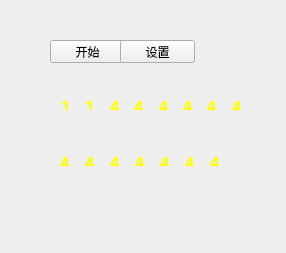
<?xml version="1.0" encoding="UTF-8"?>
<ui version="4.0">
 <class>CardCountClass</class>
 <widget class="QMainWindow" name="CardCountClass">
  <property name="geometry">
   <rect>
    <x>0</x>
    <y>0</y>
    <width>286</width>
    <height>253</height>
   </rect>
  </property>
  <property name="palette">
   <palette>
    <active>
     <colorrole role="WindowText">
      <brush brushstyle="SolidPattern">
       <color alpha="255">
        <red>255</red>
        <green>255</green>
        <blue>0</blue>
       </color>
      </brush>
     </colorrole>
    </active>
    <inactive>
     <colorrole role="WindowText">
      <brush brushstyle="SolidPattern">
       <color alpha="255">
        <red>255</red>
        <green>255</green>
        <blue>0</blue>
       </color>
      </brush>
     </colorrole>
    </inactive>
    <disabled>
     <colorrole role="WindowText">
      <brush brushstyle="SolidPattern">
       <color alpha="255">
        <red>120</red>
        <green>120</green>
        <blue>120</blue>
       </color>
      </brush>
     </colorrole>
    </disabled>
   </palette>
  </property>
  <property name="windowTitle">
   <string>CardCount</string>
  </property>
  <widget class="QWidget" name="centralWidget">
   <widget class="QWidget" name="widget" native="true">
    <property name="geometry">
     <rect>
      <x>0</x>
      <y>10</y>
      <width>271</width>
      <height>181</height>
     </rect>
    </property>
    <widget class="QWidget" name="horizontalLayoutWidget">
     <property name="geometry">
      <rect>
       <x>50</x>
       <y>80</y>
       <width>211</width>
       <height>31</height>
      </rect>
     </property>
     <layout class="QHBoxLayout" name="horizontalLayout">
      <item>
       <widget class="QLabel" name="label_king">
        <property name="font">
         <font>
          <family>黑体</family>
          <pointsize>12</pointsize>
          <weight>75</weight>
          <bold>true</bold>
         </font>
        </property>
        <property name="text">
         <string>1</string>
        </property>
       </widget>
      </item>
      <item>
       <widget class="QLabel" name="label_king1">
        <property name="font">
         <font>
          <family>黑体</family>
          <pointsize>12</pointsize>
          <weight>75</weight>
          <bold>true</bold>
         </font>
        </property>
        <property name="text">
         <string>1</string>
        </property>
       </widget>
      </item>
      <item>
       <widget class="QLabel" name="label_2">
        <property name="font">
         <font>
          <family>黑体</family>
          <pointsize>12</pointsize>
          <weight>75</weight>
          <bold>true</bold>
         </font>
        </property>
        <property name="text">
         <string>4</string>
        </property>
       </widget>
      </item>
      <item>
       <widget class="QLabel" name="label_a">
        <property name="font">
         <font>
          <family>黑体</family>
          <pointsize>12</pointsize>
          <weight>75</weight>
          <bold>true</bold>
         </font>
        </property>
        <property name="text">
         <string>4</string>
        </property>
       </widget>
      </item>
      <item>
       <widget class="QLabel" name="label_k">
        <property name="font">
         <font>
          <family>黑体</family>
          <pointsize>12</pointsize>
          <weight>75</weight>
          <bold>true</bold>
         </font>
        </property>
        <property name="text">
         <string>4</string>
        </property>
       </widget>
      </item>
      <item>
       <widget class="QLabel" name="label_q">
        <property name="font">
         <font>
          <family>黑体</family>
          <pointsize>12</pointsize>
          <weight>75</weight>
          <bold>true</bold>
         </font>
        </property>
        <property name="text">
         <string>4</string>
        </property>
       </widget>
      </item>
      <item>
       <widget class="QLabel" name="label_j">
        <property name="font">
         <font>
          <family>黑体</family>
          <pointsize>12</pointsize>
          <weight>75</weight>
          <bold>true</bold>
         </font>
        </property>
        <property name="text">
         <string>4</string>
        </property>
       </widget>
      </item>
      <item>
       <widget class="QLabel" name="label_10">
        <property name="font">
         <font>
          <family>黑体</family>
          <pointsize>12</pointsize>
          <weight>75</weight>
          <bold>true</bold>
         </font>
        </property>
        <property name="text">
         <string>4</string>
        </property>
       </widget>
      </item>
     </layout>
    </widget>
    <widget class="QWidget" name="horizontalLayoutWidget_2">
     <property name="geometry">
      <rect>
       <x>49</x>
       <y>136</y>
       <width>191</width>
       <height>31</height>
      </rect>
     </property>
     <layout class="QHBoxLayout" name="horizontalLayout_2">
      <item>
       <widget class="QLabel" name="label_9">
        <property name="font">
         <font>
          <family>黑体</family>
          <pointsize>12</pointsize>
          <weight>75</weight>
          <bold>true</bold>
         </font>
        </property>
        <property name="text">
         <string>4</string>
        </property>
       </widget>
      </item>
      <item>
       <widget class="QLabel" name="label_8">
        <property name="font">
         <font>
          <family>黑体</family>
          <pointsize>12</pointsize>
          <weight>75</weight>
          <bold>true</bold>
         </font>
        </property>
        <property name="text">
         <string>4</string>
        </property>
       </widget>
      </item>
      <item>
       <widget class="QLabel" name="label_7">
        <property name="font">
         <font>
          <family>黑体</family>
          <pointsize>12</pointsize>
          <weight>75</weight>
          <bold>true</bold>
         </font>
        </property>
        <property name="text">
         <string>4</string>
        </property>
       </widget>
      </item>
      <item>
       <widget class="QLabel" name="label_6">
        <property name="font">
         <font>
          <family>黑体</family>
          <pointsize>12</pointsize>
          <weight>75</weight>
          <bold>true</bold>
         </font>
        </property>
        <property name="text">
         <string>4</string>
        </property>
       </widget>
      </item>
      <item>
       <widget class="QLabel" name="label_5">
        <property name="font">
         <font>
          <family>黑体</family>
          <pointsize>12</pointsize>
          <weight>75</weight>
          <bold>true</bold>
         </font>
        </property>
        <property name="text">
         <string>4</string>
        </property>
       </widget>
      </item>
      <item>
       <widget class="QLabel" name="label_4">
        <property name="font">
         <font>
          <family>黑体</family>
          <pointsize>12</pointsize>
          <weight>75</weight>
          <bold>true</bold>
         </font>
        </property>
        <property name="text">
         <string>4</string>
        </property>
       </widget>
      </item>
      <item>
       <widget class="QLabel" name="label_3">
        <property name="palette">
         <palette>
          <active>
           <colorrole role="Text">
            <brush brushstyle="SolidPattern">
             <color alpha="255">
              <red>255</red>
              <green>255</green>
              <blue>0</blue>
             </color>
            </brush>
           </colorrole>
           <colorrole role="PlaceholderText">
            <brush brushstyle="SolidPattern">
             <color alpha="128">
              <red>255</red>
              <green>255</green>
              <blue>0</blue>
             </color>
            </brush>
           </colorrole>
          </active>
          <inactive>
           <colorrole role="Text">
            <brush brushstyle="SolidPattern">
             <color alpha="255">
              <red>255</red>
              <green>255</green>
              <blue>0</blue>
             </color>
            </brush>
           </colorrole>
           <colorrole role="PlaceholderText">
            <brush brushstyle="SolidPattern">
             <color alpha="128">
              <red>255</red>
              <green>255</green>
              <blue>0</blue>
             </color>
            </brush>
           </colorrole>
          </inactive>
          <disabled>
           <colorrole role="Text">
            <brush brushstyle="SolidPattern">
             <color alpha="255">
              <red>120</red>
              <green>120</green>
              <blue>120</blue>
             </color>
            </brush>
           </colorrole>
           <colorrole role="PlaceholderText">
            <brush brushstyle="SolidPattern">
             <color alpha="128">
              <red>0</red>
              <green>0</green>
              <blue>0</blue>
             </color>
            </brush>
           </colorrole>
          </disabled>
         </palette>
        </property>
        <property name="font">
         <font>
          <family>黑体</family>
          <pointsize>12</pointsize>
          <weight>75</weight>
          <bold>true</bold>
         </font>
        </property>
        <property name="text">
         <string>4</string>
        </property>
       </widget>
      </item>
     </layout>
    </widget>
    <widget class="QLabel" name="label_bg">
     <property name="geometry">
      <rect>
       <x>41</x>
       <y>-4</y>
       <width>221</width>
       <height>179</height>
      </rect>
     </property>
     <property name="text">
      <string/>
     </property>
     <property name="pixmap">
      <pixmap resource="qml.qrc">:/MUBAN/BG.png</pixmap>
     </property>
    </widget>
    <widget class="QPushButton" name="button_start">
     <property name="geometry">
      <rect>
       <x>50</x>
       <y>30</y>
       <width>75</width>
       <height>23</height>
      </rect>
     </property>
     <property name="text">
      <string>开始</string>
     </property>
    </widget>
    <widget class="QPushButton" name="button_setting">
     <property name="geometry">
      <rect>
       <x>120</x>
       <y>30</y>
       <width>75</width>
       <height>23</height>
      </rect>
     </property>
     <property name="text">
      <string>设置</string>
     </property>
    </widget>
    <widget class="QPushButton" name="button_close">
     <property name="geometry">
      <rect>
       <x>236</x>
       <y>20</y>
       <width>20</width>
       <height>20</height>
      </rect>
     </property>
     <property name="text">
      <string/>
     </property>
     <property name="flat">
      <bool>true</bool>
     </property>
    </widget>
    <zorder>label_bg</zorder>
    <zorder>horizontalLayoutWidget</zorder>
    <zorder>horizontalLayoutWidget_2</zorder>
    <zorder>button_start</zorder>
    <zorder>button_setting</zorder>
    <zorder>button_close</zorder>
   </widget>
  </widget>
 </widget>
 <layoutdefault spacing="6" margin="11"/>
 <resources>
  <include location="qml.qrc"/>
 </resources>
 <connections/>
</ui>
